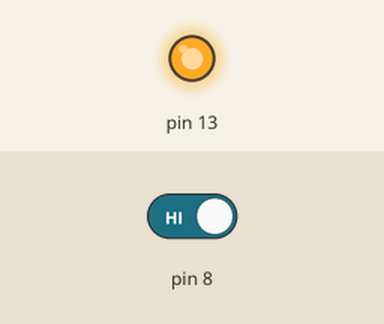
Recording of a sketch running on a simulated Arduino Uno, built with avr-gcc and run on an emulated ATmega328P. Shown: output pins drawn as LEDs (lit = HIGH). The inputs (shaded band) are chosen by the test bench; at power-on: pin 8 HIGH.

Above: at 1.6 s.
1.7 s: pin 8 driven LOW
At 2.7 s:
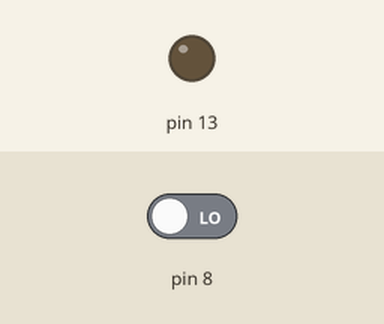
3.5 s: pin 8 driven HIGH
At 3.9 s:
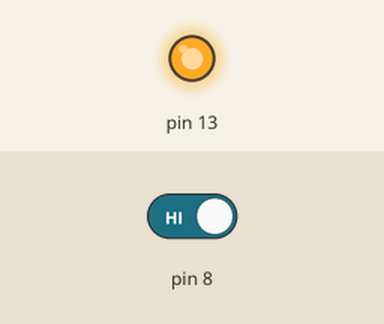
Timing chart, 0 to 6.5 s (numbered marks = the images above; inputs shaded):
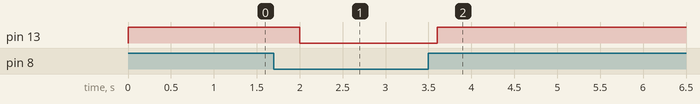

The sketch:

motorandmoisture.ino
```cpp
int ACWATERPUMP = 13;
int sensor = 10;
int val;

void setup(){
  pinMode(13, OUTPUT);
  pinMode(8, INPUT);
}

void loop(){
  val = digitalRead(8);
  if(val == LOW){
    digitalWrite(13, LOW);
  }
  else{
    digitalWrite(13, HIGH);
  }
  delay(400);
}
```

Measured:
- after the input at 1.7 s, pin 13: HIGH → LOW after 0.30 s
- after the input at 3.5 s, pin 13: LOW → HIGH after 0.10 s
